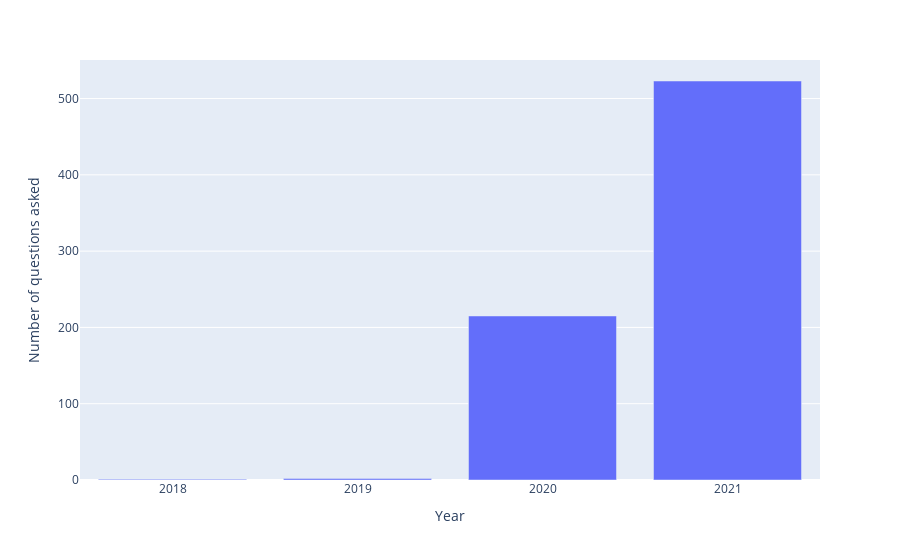

Notebook cell for this chart:
### Code cell
years_view(df_synapse)

### Figure 1 — Plotly figure (JSON) as saved in the notebook; plotly's stock layout.template omitted (floating-point values rounded to 4 significant figures)
{"data": [{"alignmentgroup": "True", "hovertemplate": "Year=%{x}<br>Number of questions asked=%{y}<extra></extra>", "legendgroup": "", "marker": {"color": "#636efa", "pattern": {"shape": ""}}, "name": "", "offsetgroup": "", "orientation": "v", "showlegend": false, "textposition": "auto", "type": "bar", "x": [2018, 2019, 2020, 2021], "xaxis": "x", "y": [1, 2, 215, 523], "yaxis": "y"}], "layout": {"barmode": "relative", "legend": {"tracegroupgap": 0}, "margin": {"t": 60}, "xaxis": {"anchor": "y", "domain": [0, 1], "dtick": 1, "title": {"text": "Year"}}, "yaxis": {"anchor": "x", "domain": [0, 1], "title": {"text": "Number of questions asked"}}}}
